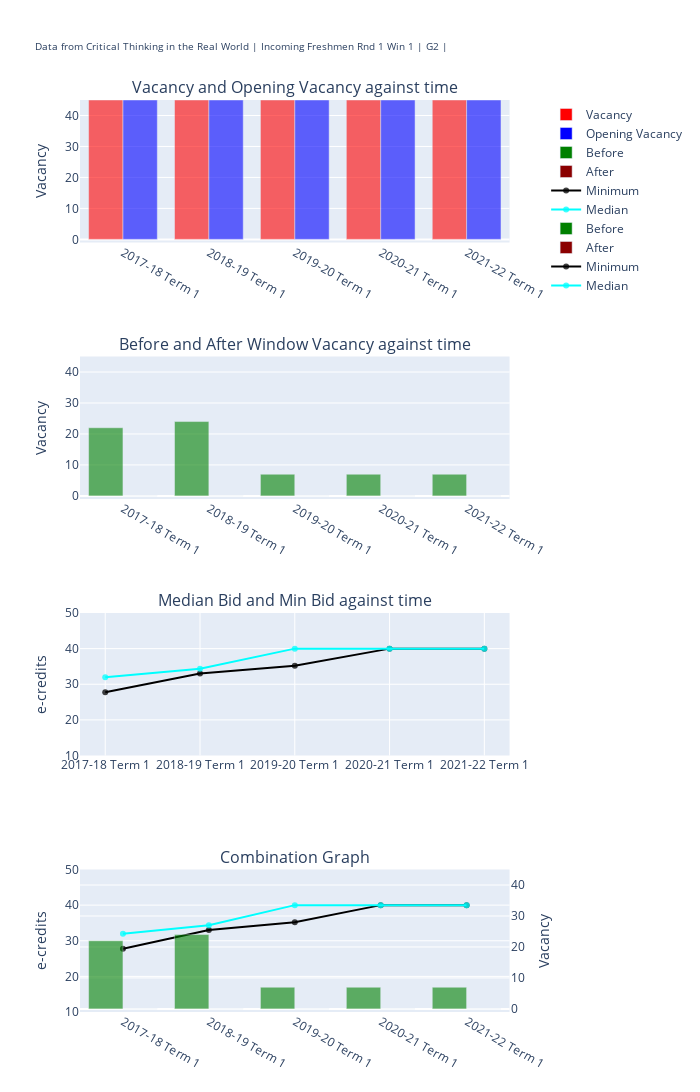

The notebook cell saved with this chart:
### Code cell
fig, _ = generate_graphs(test, None, "Critical Thinking in the Real World","Incoming Freshmen Rnd 1 Win 1",'G2',None, None)
fig.show()

### Figure 1 — Plotly figure (JSON) as saved in the notebook; plotly's stock layout.template omitted (floating-point values rounded to 4 significant figures)
{"data": [{"marker": {"color": "red", "opacity": 0.6}, "name": "Vacancy", "type": "bar", "x": ["2017-18 Term 1", "2018-19 Term 1", "2019-20 Term 1", "2020-21 Term 1", "2021-22 Term 1"], "xaxis": "x", "y": [45, 45, 45, 45, 45], "yaxis": "y"}, {"marker": {"color": "blue", "opacity": 0.6}, "name": "Opening Vacancy", "type": "bar", "x": ["2017-18 Term 1", "2018-19 Term 1", "2019-20 Term 1", "2020-21 Term 1", "2021-22 Term 1"], "xaxis": "x", "y": [45, 45, 45, 45, 45], "yaxis": "y"}, {"marker": {"color": "green", "opacity": 0.6}, "name": "Before", "type": "bar", "x": ["2017-18 Term 1", "2018-19 Term 1", "2019-20 Term 1", "2020-21 Term 1", "2021-22 Term 1"], "xaxis": "x2", "y": [22, 24, 7, 7, 7], "yaxis": "y2"}, {"marker": {"color": "darkred", "opacity": 0.75}, "name": "After", "type": "bar", "x": ["2017-18 Term 1", "2018-19 Term 1", "2019-20 Term 1", "2020-21 Term 1", "2021-22 Term 1"], "xaxis": "x2", "y": [0, 0, 0, 0, 0], "yaxis": "y2"}, {"marker": {"color": "black", "opacity": 0.75}, "mode": "lines+markers", "name": "Minimum", "type": "scatter", "x": ["2017-18 Term 1", "2018-19 Term 1", "2019-20 Term 1", "2020-21 Term 1", "2021-22 Term 1"], "xaxis": "x3", "y": [27.78, 33, 35.21, 40, 40], "yaxis": "y3"}, {"marker": {"color": "cyan", "opacity": 0.75}, "mode": "lines+markers", "name": "Median", "type": "scatter", "x": ["2017-18 Term 1", "2018-19 Term 1", "2019-20 Term 1", "2020-21 Term 1", "2021-22 Term 1"], "xaxis": "x3", "y": [32, 34.38, 40, 40, 40], "yaxis": "y3"}, {"marker": {"color": "green", "opacity": 0.6}, "name": "Before", "type": "bar", "x": ["2017-18 Term 1", "2018-19 Term 1", "2019-20 Term 1", "2020-21 Term 1", "2021-22 Term 1"], "xaxis": "x4", "y": [22, 24, 7, 7, 7], "yaxis": "y5"}, {"marker": {"color": "darkred", "opacity": 0.75}, "name": "After", "type": "bar", "x": ["2017-18 Term 1", "2018-19 Term 1", "2019-20 Term 1", "2020-21 Term 1", "2021-22 Term 1"], "xaxis": "x4", "y": [0, 0, 0, 0, 0], "yaxis": "y5"}, {"hoverinfo": "text", "hovertext": ["(27.78, 'G2', 'STEVEN BURIK')", "(33.0, 'G2', ' STEVEN BURIK')", "(35.21, 'G2', ' MATTHEW HAMMERTON')", "(40.0, 'G2', ' STEVEN BURIK')", "(40.0, 'G2', ' STEVEN BURIK')"], "marker": {"color": "black", "opacity": 0.75}, "mode": "lines+markers", "name": "Minimum", "type": "scatter", "x": ["2017-18 Term 1", "2018-19 Term 1", "2019-20 Term 1", "2020-21 Term 1", "2021-22 Term 1"], "xaxis": "x4", "y": [27.78, 33, 35.21, 40, 40], "yaxis": "y4"}, {"hoverinfo": "text", "hovertext": ["(32.0, 'G2', 'STEVEN BURIK')", "(34.38, 'G2', ' STEVEN BURIK')", "(40.0, 'G2', ' MATTHEW HAMMERTON')", "(40.0, 'G2', ' STEVEN BURIK')", "(40.0, 'G2', ' STEVEN BURIK')"], "marker": {"color": "cyan", "opacity": 0.75}, "mode": "lines+markers", "name": "Median", "type": "scatter", "x": ["2017-18 Term 1", "2018-19 Term 1", "2019-20 Term 1", "2020-21 Term 1", "2021-22 Term 1"], "xaxis": "x4", "y": [32, 34.38, 40, 40, 40], "yaxis": "y4"}], "layout": {"annotations": [{"font": {"size": 16}, "showarrow": false, "text": "Vacancy and Opening Vacancy against time", "x": 0.47, "xanchor": "center", "xref": "paper", "y": 1, "yanchor": "bottom", "yref": "paper"}, {"font": {"size": 16}, "showarrow": false, "text": "Before and After Window Vacancy against time", "x": 0.47, "xanchor": "center", "xref": "paper", "y": 0.7188, "yanchor": "bottom", "yref": "paper"}, {"font": {"size": 16}, "showarrow": false, "text": "Median Bid and Min Bid against time", "x": 0.47, "xanchor": "center", "xref": "paper", "y": 0.4375, "yanchor": "bottom", "yref": "paper"}, {"font": {"size": 16}, "showarrow": false, "text": "Combination Graph", "x": 0.47, "xanchor": "center", "xref": "paper", "y": 0.1562, "yanchor": "bottom", "yref": "paper"}], "height": 1600, "showlegend": true, "title": {"font": {"size": 10}, "text": "Data from Critical Thinking in the Real World | Incoming Freshmen Rnd 1 Win 1 | G2 |"}, "width": 700, "xaxis": {"anchor": "y", "domain": [0, 0.94]}, "xaxis2": {"anchor": "y2", "domain": [0, 0.94]}, "xaxis3": {"anchor": "y3", "domain": [0, 0.94]}, "xaxis4": {"anchor": "y4", "domain": [0, 0.94]}, "yaxis": {"anchor": "x", "domain": [0.8438, 1], "range": [-1, 45], "title": {"text": "Vacancy"}}, "yaxis2": {"anchor": "x2", "domain": [0.5625, 0.7188], "range": [-1, 45], "title": {"text": "Vacancy"}}, "yaxis3": {"anchor": "x3", "domain": [0.2812, 0.4375], "range": [10, 50], "title": {"text": "e-credits"}}, "yaxis4": {"anchor": "x4", "domain": [0, 0.1562], "range": [10, 50], "title": {"text": "e-credits"}}, "yaxis5": {"anchor": "x4", "overlaying": "y4", "range": [-1, 45], "side": "right", "title": {"text": "Vacancy"}}}}
